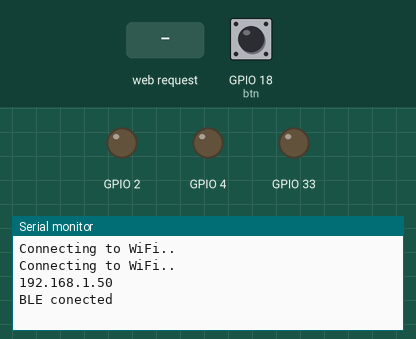
The sketch below on a simulated ESP32. Parts: output pins drawn as LEDs (lit = HIGH), the last lines printed to the serial monitor. The test bench sets the inputs (shaded band); at power-on: GPIO 18 (btn) HIGH. WiFi joins after 1.5 s; servers stay silent unless stated; USB keyboard and mouse output is not drawn.

Above: at 3.2 s.
3.3 s: GPIO 18 (btn) pulled LOW for 1 s
At 4.5 s:
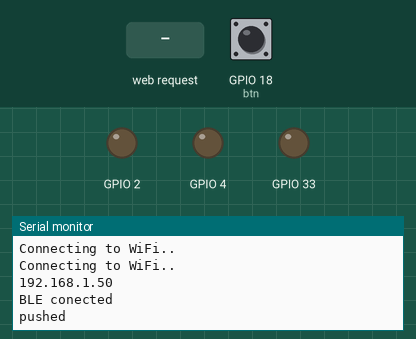
5.8 s: HTTP request GET /update received
At 6.4 s:
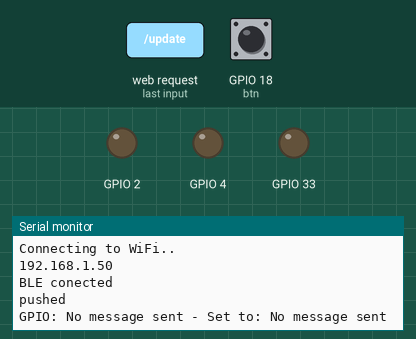

Measured:
- after the input at 3.3 s, the serial monitor: prints a new line after 0.20 s (image 1)
- after the input at 5.8 s, the serial monitor: prints a new line at once (image 2)

The sketch:

AsyncWebServerHost.ino
```cpp
#include <WiFi.h>
#include <AsyncTCP.h>
#include <ESPAsyncWebServer.h>
#include <BleKeyboard.h>

// Replace with your network credentials
const char* ssid = "iQOO Z1";
const char* password = "11111111";

const char* PARAM_INPUT_1 = "output";
const char* PARAM_INPUT_2 = "state";

// Create AsyncWebServer object on port 80
AsyncWebServer server(80);

const char index_html[] PROGMEM = R"rawliteral(hello)rawliteral";
//const char index_html[] PROGMEM = R"rawliteral(
//<!DOCTYPE HTML><html>
//<head>
//  <title>ESP Web Server</title>
//  <meta name="viewport" content="width=device-width, initial-scale=1">
//  <link rel="icon" href="data:,">
//  <style>
//    html {font-family: Arial; display: inline-block; text-align: center;}
//    h2 {font-size: 3.0rem;}
//    p {font-size: 3.0rem;}
//    body {max-width: 600px; margin:0px auto; padding-bottom: 25px;}
//    .switch {position: relative; display: inline-block; width: 120px; height: 68px}
//    .switch input {display: none}
//    .slider {position: absolute; top: 0; left: 0; right: 0; bottom: 0; background-color: #ccc; border-radius: 6px}
//    .slider:before {position: absolute; content: ""; height: 52px; width: 52px; left: 8px; bottom: 8px; background-color: #fff; -webkit-transition: .4s; transition: .4s; border-radius: 3px}
//    input:checked+.slider {background-color: #b30000}
//    input:checked+.slider:before {-webkit-transform: translateX(52px); -ms-transform: translateX(52px); transform: translateX(52px)}
//  </style>
//</head>
//<body>
//  <h2>ESP Web Server</h2>
//  %BUTTONPLACEHOLDER%
//<script>function toggleCheckbox(element) {
//  var xhr = new XMLHttpRequest();
//  if(element.checked){ xhr.open("GET", "/update?output="+element.id+"&state=1", true); }
//  else { xhr.open("GET", "/update?output="+element.id+"&state=0", true); }
//  xhr.send();
//}
//</script>
//</body>
//</html>
//)rawliteral";

// Replaces placeholder with button section in your web page
String processor(const String& var){
  //Serial.println(var);
  if(var == "BUTTONPLACEHOLDER"){
    String buttons = "";
    buttons += "<h4>Output - GPIO 2</h4><label class=\"switch\"><input type=\"checkbox\" onchange=\"toggleCheckbox(this)\" id=\"2\" " + outputState(2) + "><span class=\"slider\"></span></label>";
    buttons += "<h4>Output - GPIO 4</h4><label class=\"switch\"><input type=\"checkbox\" onchange=\"toggleCheckbox(this)\" id=\"4\" " + outputState(4) + "><span class=\"slider\"></span></label>";
    buttons += "<h4>Output - GPIO 33</h4><label class=\"switch\"><input type=\"checkbox\" onchange=\"toggleCheckbox(this)\" id=\"33\" " + outputState(33) + "><span class=\"slider\"></span></label>";
    return buttons;
  }
  return String();
}

String outputState(int output){
  if(digitalRead(output)){
    return "checked";
  }
  else {
    return "";
  }
}


BleKeyboard bleKeyboard;

void setup(){
  // Serial port for debugging purposes
  Serial.begin(115200);

  pinMode(2, OUTPUT);
  digitalWrite(2, LOW);
  pinMode(4, OUTPUT);
  digitalWrite(4, LOW);
  pinMode(33, OUTPUT);
  digitalWrite(33, LOW);
  pinMode(18, INPUT_PULLUP);

  // Connect to Wi-Fi
  WiFi.begin(ssid, password);
  while (WiFi.status() != WL_CONNECTED) {
    delay(1000);
    Serial.println("Connecting to WiFi..");
  }

  // Print ESP Local IP Address
  Serial.println(WiFi.localIP());

  // Route for root / web page
  server.on("/", HTTP_GET, [](AsyncWebServerRequest *request){
    request->send_P(200, "text/html", index_html, processor);
  });

  // Send a GET request to <ESP_IP>/update?output=<inputMessage1>&state=<inputMessage2>
  server.on("/update", HTTP_GET, [] (AsyncWebServerRequest *request) {
    String inputMessage1;
    String inputMessage2;
    // GET input1 value on <ESP_IP>/update?output=<inputMessage1>&state=<inputMessage2>
    if (request->hasParam(PARAM_INPUT_1) && request->hasParam(PARAM_INPUT_2)) {
      inputMessage1 = request->getParam(PARAM_INPUT_1)->value();
      inputMessage2 = request->getParam(PARAM_INPUT_2)->value();
      digitalWrite(inputMessage1.toInt(), inputMessage2.toInt());
    }
    else {
      inputMessage1 = "No message sent";
      inputMessage2 = "No message sent";
    }
    Serial.print("GPIO: ");
    Serial.print(inputMessage1);
    Serial.print(" - Set to: ");
    Serial.println(inputMessage2);
    request->send(200, "text/plain", "OK");
  });

  // Start server
  server.begin();


  bleKeyboard.begin();
  while (!bleKeyboard.isConnected());
  Serial.println("BLE conected");
}

// These two variables are to make sure there will not be counted repeatlly.
int g_status = 1;
int g_current_status = 0;
int btn = 18;

void loop() {
  g_status = digitalRead(btn);
  if (g_status == LOW && g_status != g_current_status){
    delay(200);
    if (digitalRead(btn) == LOW){
      // Make sure the button is pushed.
      Serial.println("pushed");
    }
  }
  g_current_status = g_status;
}
```
